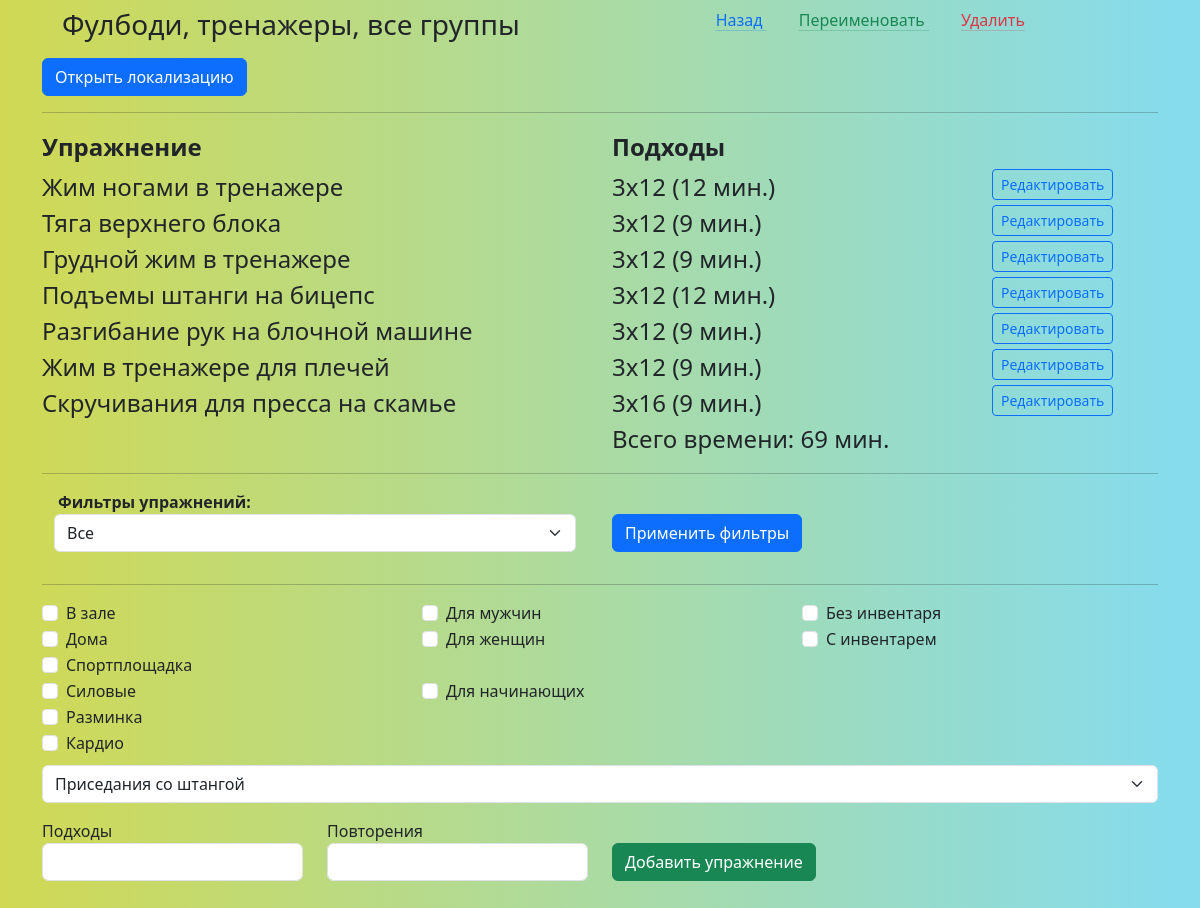
The page /edit_train/5 (signed in) on the database its author committed.
### _models.py (models this page shows, shortened)
class Training(db.Model):
    __tablename__ = 'trainings'
    training_id = db.Column(db.Integer, primary_key=True)
    name = db.Column(db.String(50), nullable=False)
    local_names = db.Column(db.Text)
    owner = db.Column(db.String(80), default='admin')
    exercises = relationship('Exercise', secondary='training_exercises', overlaps="trainings")
    user_trainings = relationship('UserTraining', back_populates='training', cascade='all, delete-orphan')
    plans = relationship('Plan', secondary='plan_trainings', back_populates='trainings')

class User(db.Model, UserMixin):
    __tablename__ = 'users'
    id = db.Column(db.Integer, primary_key=True)
    name = db.Column(db.String(80), nullable=False, unique=True)
    password = db.Column(db.String(80), nullable=False)
    role = db.Column(db.String(80), nullable=False, default='user')
    email = db.Column(db.String(80), unique=True, nullable=False)
    language = db.Column(db.String(20), default='EN')
    preferences = db.Column(db.Text, default=[])
    date_registration = Column(db.DateTime)
    date_last_activity = Column(db.DateTime)
    trainings = relationship('UserTraining', back_populates='user')

class Exercise(db.Model):
    __tablename__ = 'exercises'
    exercise_id = db.Column(db.Integer, primary_key=True)
    name = db.Column(db.String(50), default='New exercise')
    localized_name = db.Column(db.Text)
    target = db.Column(db.String(20), default='')
    description = db.Column(db.String(300), default='')
    localized_description = db.Column(db.Text)
    difficulty = db.Column(db.Integer, default=1)
    time_per_set = db.Column(db.Integer, default=1)
    counter = db.Column(db.Integer, default=0)
    filters = db.Column(JSON, default=[])  # LOCATION_FILTERS.keys
    user_training_exercises = relationship('UserTrainingExercise', back_populates='exercise')
    muscles = relationship('Muscle', secondary='exercise_muscles')
    training = db.relationship('Training', secondary='training_exercises', overlaps="exercises")
    training_exercises = relationship('TrainingExercise', back_populates='exercise')

### main.py (the view, shortened to what this page needs)
@app.route('/edit_train/<int:train_id>', methods=['POST', 'GET'])
@login_required
def edit_train(train_id):
    languages = config.LANGUAGES
    train_local_names = {}
    train = Training.query.get(train_id)  # нахожу тренировку по ID которое передано в роуте
    try:
     train_local_names = json.loads(train.local_names)
     train_local_name = train_local_names[current_user.language]
    except:
        for language in languages:
            train_local_names[language] = ''
            train_local_name = train.name
    const_config_filters = config.FILTER_LIST # основные фильтры из конфига (список списков)
    config_filters = []
    for i in range(len(const_config_filters)):
        config_filters.append({})
        for numb, filter_name in const_config_filters[i].items():
            localized_filter_name = Localization.query.filter_by(key=filter_name).first()
            localized_filter_names_json = json.loads(localized_filter_name.translations)
            localized_filter_name_json = localized_filter_names_json[current_user.language]
            config_filters[i][numb] = localized_filter_name_json
    config_filter_targets = config.FILTER_TARGETS   # список фильтров таргета - групп мышц
    loc_config_targets = config.LOC_TARGETS
    exercise_filter_list_str = request.args.get('exercise_filter_list_str')
    if exercise_filter_list_str:
        exercise_filter_list = json.loads(exercise_filter_list_str)
    else:
        exercise_filter_list = []
    exercise_filter_list_json = ';'.join([','.join(sublist) for sublist in exercise_filter_list])
    target_filter = request.args.get('target_filter', '-1')
    print(exercise_filter_list)
    group_conditions = []
    for group in exercise_filter_list:
        group_condition = or_(*[Exercise.filters.contains(filter) for filter in group])
        group_conditions.append(group_condition)
    combined_condition = and_(*group_conditions)
    filtered_exercises = Exercise.query.filter(combined_condition).all()
    if int(target_filter) >= 0:
        target_filter_name = config_filter_targets[int(target_filter)+1]
        exercises = [ex for ex in filtered_exercises if ex.target == target_filter_name]    # отбираю по полю таргет
    else:
        exercises = filtered_exercises  # если фильтр -1 (все) то не фильтрую
    exercise_localization_names = [json.loads(ex.localized_name) for ex in exercises]
    if train:
        te_info_list = get_training_connections(train.training_id) # функция для получения связанных с тренировкой полей
    total_time = 0
    for te_info in te_info_list:
        total_time += te_info[0].time_per_set * te_info[1]
    return render_template('edit_train.html', train=train, te_info_list=te_info_list,
                           exercises=exercises, config_filters=config_filters, exercise_filter_list=exercise_filter_list,
                           config_filter_targets=config_filter_targets, target_filter=target_filter, total_time=total_time,
                           train_id=train_id, exercise_filter_list_json=exercise_filter_list_json,
                           exercise_localization_names=exercise_localization_names, loc_config_targets=loc_config_targets,
                           languages=languages, train_local_names=train_local_names, train_local_name=train_local_name)

### _logic.py (called while the page is built)
def get_training_connections(train_id):  # te_info = [te, sets, repetitions] (te- Exercise)
    train = Training.query.get(train_id)
    te_info_list = []
    for te in train.exercises:  # для каждого упражнения te из цикла по training.exercises (класса Training)
        training_exercise = TrainingExercise.query.filter_by(training_id=train.training_id,
                                                             exercise_id=te.exercise_id).first()
        if training_exercise:  # и выбираем связанные сеты повторы и веса (которые 0 по умолчанию)
            sets = training_exercise.sets
            repetitions = training_exercise.repetitions
            ex_localizations = json.loads(te.localized_name)
            te_info = [te, sets, repetitions, ex_localizations]
            te_info_list.append(te_info)
    return te_info_list

def load_localization_dict():
    phrases = Localization.query.all()
    phrases_list = {}
    for phrase in phrases:
        translations_dict = json.loads(phrase.translations)
        phrases_list[phrase.key] = translations_dict
    return phrases_list

### main.py (called while the page is built)
@login_manager.user_loader
def load_user(user_id):
    return User.query.get(int(user_id))

@app.context_processor
def inject_local_dict():
    local_dict = load_localization_dict()
    return {'local_dict': local_dict}

### templates/edit_train.html (shortened to what this page needs)
{% extends 'base.html' %}
{% block body %}
<div class="">
        <div class="row m-2">
            <div class="col-7">
                <h3>{{train_local_name}}</h3>
            </div>
            <div class="col-5 px-2">
                <a href="/new_train" class="mx-3 link-primary link-offset-2 link-underline-opacity-25 link-underline-opacity-100-hover">
                    {{local_dict['Back'][current_user.language]}}
                </a>
                {% if train.owner == current_user.name or current_user.role == "admin" %}
                    <a href="#" data-bs-toggle="modal" data-bs-target="#rename_train" class="mx-3 link-success link-offset-2 link-underline-opacity-25 link-underline-opacity-100-hover">
                        {{local_dict['Rename'][current_user.language]}}
                    </a>
                    <a href="#" data-bs-toggle="modal" data-bs-target="#delete_train" class="mx-3 link-danger link-offset-2 link-underline-opacity-25 link-underline-opacity-100-hover">
                        {{local_dict['Delete'][current_user.language]}}
                    </a>
                {% endif %}
            </div>
        </div>
        {% if current_user.role == 'admin' %}
        <form action="/save_train_localization" method="post">
            <div class="">
                <a class="btn btn-primary" data-bs-toggle="collapse" href="#localization_collapse" role="button" aria-expanded="false" aria-controls="localization_collapse">
                    Открыть локализацию
                  </a>
            </div>
        </form>
        {% endif %}
<hr>
<section >
{% if te_info_list %}
    <div class="row mb-1 ">
                <div class="col-6 fs-4">
                    <b>{{local_dict['Exercise'][current_user.language]}}</b>
                </div>
                <div class="col-3 fs-4">
                    <b>{{local_dict['Sets'][current_user.language]}}</b>
                </div>
                <div class="col-3">
                </div>
    </div>
    <div class="row mb-1">
        {% for te_info in te_info_list %}
                <div class="col-6 fs-4">
                    {{te_info[3][current_user.language]}}
                </div>
                <div class="col-4 fs-4">
                    {{te_info[1]}}x{{te_info[2]}} ({{te_info[0].time_per_set*te_info[1]}} {{local_dict['minutes'][current_user.language]}}.)
                </div>
                <div class="col-2">
                    {% if train.owner == current_user.name or current_user.role == "admin" %}
                    <button type="button" class="btn btn-outline-primary btn-sm" data-bs-toggle="modal" data-bs-target="#confirmDelete{{ te_info[0].exercise_id }}">
                        {{local_dict['Edit'][current_user.language]}}
                    </button>
                    {% endif %}
                </div>
        {% endfor %}
                <div class="col-6 fs-4">
                </div>
                <div class="col-4 fs-4">
                   {{local_dict['total_time'][current_user.language]}}:  {{total_time}} {{local_dict['minutes'][current_user.language]}}.
                </div>
                <div class="col-2">
                </div>
    </div>
{% else %} <h4>{{local_dict['No_exercises_in_train'][current_user.language]}}</h4>
{% endif %}
</section>
<hr>
{% if train.owner == current_user.name or current_user.role == "admin" %}
    <form action="/get_exercise_filter_list" method="post">
        <div class="px-3"><b>{{local_dict['Exercises_filters'][current_user.language]}}:</b></div>
        <div class="row mb-0">
            <div class="col-6">
                <div class="container-fluid">
                <select name="select_target" id="select_target" class="form-select form-select-md mb-3 me-2" aria-label=".form-select-md example">>
                    {% for num in range(config_filter_targets|length) %}
                        <option value="{{num-1}}" {% if target_filter|int+1 == num %} selected {% endif %}>{{loc_config_targets[current_user.language][num]}}
                    {% endfor %}
                </select>
                </div>
            </div>
            <div class="col-6">
                <input type="submit" class="btn btn-primary" value="{{local_dict['Apply filters'][current_user.language]}}">
            </div>
        </div>
        <hr>
        <div class="row mb-2">
                    {% for i in range(config_filters|length) %}
            <div class="col-4">
                        {% for key, filter in config_filters[i].items() %}
                            <div class="form-check">
                                <input class="form-check-input" type="checkbox" name="filters{{i+1}}" value="{{key}}" id="chk_{{key}}" {% if key in exercise_filter_list[i]  %} checked {% endif %}>
                                <label class="form-check-label" for="chk_{{key}}">
                                   {{filter}}
                                </label>
                            </div>
                        {% endfor %}
            </div>
                    {% endfor %}
        </div>
    </form>
    <form action="/train_add_ex" method="post">
            <select name="select_exercise" id="select_exercise" class="form-select form-select-md mb-3 me-2" aria-label=".form-select-md example">>
                    {% for ex in exercises %}
                        <option value="{{ex.exercise_id}}">{{exercise_localization_names[loop.index-1][current_user.language]}}
                    {% endfor %}
            </select>
                <div class="row mb-2">
                <div class="col-3">
                    {{local_dict['Sets'][current_user.language]}} <br>
                    <input type="number" name="sets" id="sets" class="form-control mb-2 no-outline" required>
                </div>
                <div class="col-3">
                    {{local_dict['Repetitions'][current_user.language]}} <br>
                    <input type="number" name="reps" id="reps" class="form-control mb-2" required><br>
                </div>
                <div class="col-3">
                    <br>
                    <input type="submit" id="" class="btn btn-success" value="{{local_dict['Add_exercise'][current_user.language]}}">
                </div>
                </div>
    </form>
{% endif %}
</div>
{% endblock %}

### static/css/main.css (style rules this page uses)
body { background-image: linear-gradient(90deg, rgba(2,0,36,1) 0%, rgba(209,217,83,1) 0%, rgba(134,220,237,1) 98%); background-size: cover; background-repeat: no-repeat; background-attachment: fixed; }
.no-outline { outline: none; box-shadow: none; }

### rows shown on the page
Training: name "Фулбоди, тренажеры, все группы"
User: language "Назад", language "Переименовать", language "Удалить", language "Упражнение", language "Подходы", language "мин", language "Редактировать", language "Всего времени", language "Фильтры упражнений", select_target "Все", language "Применить фильтры", language "Повторения", language "Добавить упражнение"
Exercise: language "Жим ногами в тренажере", te_info "3", te_info "12", te_info[0].time_per_set*te_info[1] "12"
Exercise: language "Тяга верхнего блока", time_per_set "3", exercise_id "12", te_info[0].time_per_set*te_info[1] "9"
Exercise: language "Грудной жим в тренажере", time_per_set "3", te_info "12", te_info[0].time_per_set*te_info[1] "9"
Exercise: language "Подъемы штанги на бицепс", te_info "3", te_info "12", te_info[0].time_per_set*te_info[1] "12"
Exercise: language "Разгибание рук на блочной машине", time_per_set "3", te_info "12", te_info[0].time_per_set*te_info[1] "9"
Exercise: language "Жим в тренажере для плечей", time_per_set "3", te_info "12", te_info[0].time_per_set*te_info[1] "9"
Exercise: language "Скручивания для пресса на скамье", time_per_set "3", te_info "16", te_info[0].time_per_set*te_info[1] "9"

### other values the page prints
{{ total_time }} "69"
{{ filter }} "В зале" "Дома" "Спортплощадка" "Для мужчин" "Для женщин" "Без инвентаря" "С инвентарем" "Силовые" "Разминка" "Кардио" "Для начинающих"
form field select_exercise "Приседания со штангой"
